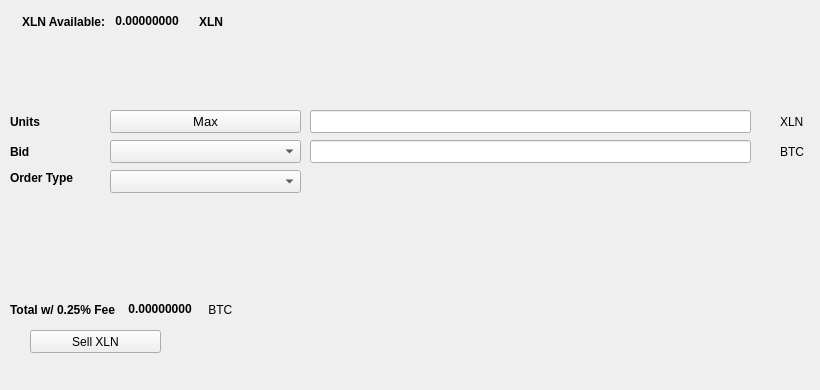
   <widget class="QWidget" name="SellTab">
    <attribute name="title">
     <string>Sell</string>
    </attribute>
    <widget class="QLabel" name="label_16">
     <property name="geometry">
      <rect>
       <x>780</x>
       <y>140</y>
       <width>31</width>
       <height>23</height>
      </rect>
     </property>
     <property name="text">
      <string>BTC</string>
     </property>
    </widget>
    <widget class="QComboBox" name="SellBidcomboBox">
     <property name="geometry">
      <rect>
       <x>110</x>
       <y>140</y>
       <width>191</width>
       <height>23</height>
      </rect>
     </property>
     <property name="font">
      <font>
       <pointsize>10</pointsize>
      </font>
     </property>
    </widget>
    <widget class="QLabel" name="label_18">
     <property name="geometry">
      <rect>
       <x>10</x>
       <y>110</y>
       <width>46</width>
       <height>23</height>
      </rect>
     </property>
     <property name="font">
      <font>
       <weight>75</weight>
       <bold>true</bold>
      </font>
     </property>
     <property name="text">
      <string>Units</string>
     </property>
    </widget>
    <widget class="QPushButton" name="Sell_Max_Amount">
     <property name="geometry">
      <rect>
       <x>110</x>
       <y>110</y>
       <width>191</width>
       <height>23</height>
      </rect>
     </property>
     <property name="font">
      <font>
       <pointsize>10</pointsize>
      </font>
     </property>
     <property name="text">
      <string>Max</string>
     </property>
    </widget>
    <widget class="QLabel" name="label_20">
     <property name="geometry">
      <rect>
       <x>10</x>
       <y>170</y>
       <width>91</width>
       <height>16</height>
      </rect>
     </property>
     <property name="font">
      <font>
       <weight>75</weight>
       <bold>true</bold>
      </font>
     </property>
     <property name="text">
      <string>Order Type</string>
     </property>
    </widget>
    <widget class="QComboBox" name="SellOrdertypeCombo">
     <property name="geometry">
      <rect>
       <x>110</x>
       <y>170</y>
       <width>191</width>
       <height>23</height>
      </rect>
     </property>
     <property name="font">
      <font>
       <pointsize>10</pointsize>
      </font>
     </property>
    </widget>
    <widget class="QLabel" name="label_21">
     <property name="geometry">
      <rect>
       <x>10</x>
       <y>140</y>
       <width>46</width>
       <height>23</height>
      </rect>
     </property>
     <property name="font">
      <font>
       <weight>75</weight>
       <bold>true</bold>
      </font>
     </property>
     <property name="text">
      <string>Bid</string>
     </property>
    </widget>
    <widget class="QLabel" name="label_22">
     <property name="geometry">
      <rect>
       <x>780</x>
       <y>110</y>
       <width>31</width>
       <height>23</height>
      </rect>
     </property>
     <property name="text">
      <string>XLN</string>
     </property>
    </widget>
    <widget class="QLineEdit" name="UnitsInputXLN">
     <property name="geometry">
      <rect>
       <x>310</x>
       <y>110</y>
       <width>441</width>
       <height>23</height>
      </rect>
     </property>
     <property name="font">
      <font>
       <pointsize>9</pointsize>
       <weight>75</weight>
       <bold>true</bold>
      </font>
     </property>
    </widget>
    <widget class="QLineEdit" name="SellBidPriceEdit">
     <property name="geometry">
      <rect>
       <x>310</x>
       <y>140</y>
       <width>441</width>
       <height>23</height>
      </rect>
     </property>
     <property name="font">
      <font>
       <pointsize>9</pointsize>
       <weight>75</weight>
       <bold>true</bold>
      </font>
     </property>
    </widget>
    <widget class="QPushButton" name="SellXLNBTN">
     <property name="geometry">
      <rect>
       <x>30</x>
       <y>330</y>
       <width>131</width>
       <height>23</height>
      </rect>
     </property>
     <property name="text">
      <string>Sell XLN</string>
     </property>
     <property name="icon">
      <iconset resource="../lunarium">
       <normaloff>:/icons/bitcoin</normaloff>:/icons/bitcoin</iconset>
     </property>
    </widget>
    <widget class="QWidget" name="layoutWidget3">
     <property name="geometry">
      <rect>
       <x>22</x>
       <y>12</y>
       <width>258</width>
       <height>19</height>
      </rect>
     </property>
     <layout class="QHBoxLayout" name="horizontalLayout">
      <item>
       <widget class="QLabel" name="label232_2">
        <property name="font">
         <font>
          <weight>75</weight>
          <bold>true</bold>
         </font>
        </property>
        <property name="text">
         <string>XLN Available:</string>
        </property>
       </widget>
      </item>
      <item>
       <widget class="QLabel" name="XLNAvailableLabel">
        <property name="palette">
         <palette>
          <active>
           <colorrole role="WindowText">
            <brush brushstyle="SolidPattern">
             <color alpha="255">
              <red>0</red>
              <green>0</green>
              <blue>0</blue>
             </color>
            </brush>
           </colorrole>
           <colorrole role="Button">
            <brush brushstyle="SolidPattern">
             <color alpha="255">
              <red>0</red>
              <green>170</green>
              <blue>0</blue>
             </color>
            </brush>
           </colorrole>
           <colorrole role="Light">
            <brush brushstyle="SolidPattern">
             <color alpha="255">
              <red>0</red>
              <green>255</green>
              <blue>0</blue>
             </color>
            </brush>
           </colorrole>
           <colorrole role="Midlight">
            <brush brushstyle="SolidPattern">
             <color alpha="255">
              <red>0</red>
              <green>212</green>
              <blue>0</blue>
             </color>
            </brush>
           </colorrole>
           <colorrole role="Dark">
            <brush brushstyle="SolidPattern">
             <color alpha="255">
              <red>0</red>
              <green>85</green>
              <blue>0</blue>
             </color>
            </brush>
           </colorrole>
           <colorrole role="Mid">
            <brush brushstyle="SolidPattern">
             <color alpha="255">
              <red>0</red>
              <green>113</green>
              <blue>0</blue>
             </color>
            </brush>
           </colorrole>
           <colorrole role="Text">
            <brush brushstyle="SolidPattern">
             <color alpha="255">
              <red>0</red>
              <green>170</green>
              <blue>0</blue>
             </color>
            </brush>
           </colorrole>
           <colorrole role="BrightText">
            <brush brushstyle="SolidPattern">
             <color alpha="255">
              <red>255</red>
              <green>255</green>
              <blue>255</blue>
             </color>
            </brush>
           </colorrole>
           <colorrole role="ButtonText">
            <brush brushstyle="SolidPattern">
             <color alpha="255">
              <red>0</red>
              <green>0</green>
              <blue>0</blue>
             </color>
            </brush>
           </colorrole>
           <colorrole role="Base">
            <brush brushstyle="SolidPattern">
             <color alpha="255">
              <red>255</red>
              <green>255</green>
              <blue>255</blue>
             </color>
            </brush>
           </colorrole>
           <colorrole role="Window">
            <brush brushstyle="SolidPattern">
             <color alpha="255">
              <red>0</red>
              <green>170</green>
              <blue>0</blue>
             </color>
            </brush>
           </colorrole>
           <colorrole role="Shadow">
            <brush brushstyle="SolidPattern">
             <color alpha="255">
              <red>0</red>
              <green>0</green>
              <blue>0</blue>
             </color>
            </brush>
           </colorrole>
           <colorrole role="AlternateBase">
            <brush brushstyle="SolidPattern">
             <color alpha="255">
              <red>127</red>
              <green>212</green>
              <blue>127</blue>
             </color>
            </brush>
           </colorrole>
           <colorrole role="ToolTipBase">
            <brush brushstyle="SolidPattern">
             <color alpha="255">
              <red>255</red>
              <green>255</green>
              <blue>220</blue>
             </color>
            </brush>
           </colorrole>
           <colorrole role="ToolTipText">
            <brush brushstyle="SolidPattern">
             <color alpha="255">
              <red>0</red>
              <green>0</green>
              <blue>0</blue>
             </color>
            </brush>
           </colorrole>
          </active>
          <inactive>
           <colorrole role="WindowText">
            <brush brushstyle="SolidPattern">
             <color alpha="255">
              <red>0</red>
              <green>0</green>
              <blue>0</blue>
             </color>
            </brush>
           </colorrole>
           <colorrole role="Button">
            <brush brushstyle="SolidPattern">
             <color alpha="255">
              <red>0</red>
              <green>170</green>
              <blue>0</blue>
             </color>
            </brush>
           </colorrole>
           <colorrole role="Light">
            <brush brushstyle="SolidPattern">
             <color alpha="255">
              <red>0</red>
              <green>255</green>
              <blue>0</blue>
             </color>
            </brush>
           </colorrole>
           <colorrole role="Midlight">
            <brush brushstyle="SolidPattern">
             <color alpha="255">
              <red>0</red>
              <green>212</green>
              <blue>0</blue>
             </color>
            </brush>
           </colorrole>
           <colorrole role="Dark">
            <brush brushstyle="SolidPattern">
             <color alpha="255">
              <red>0</red>
              <green>85</green>
              <blue>0</blue>
             </color>
            </brush>
           </colorrole>
           <colorrole role="Mid">
            <brush brushstyle="SolidPattern">
             <color alpha="255">
              <red>0</red>
              <green>113</green>
              <blue>0</blue>
             </color>
            </brush>
           </colorrole>
           <colorrole role="Text">
            <brush brushstyle="SolidPattern">
             <color alpha="255">
              <red>0</red>
              <green>170</green>
              <blue>0</blue>
             </color>
            </brush>
           </colorrole>
           <colorrole role="BrightText">
            <brush brushstyle="SolidPattern">
             <color alpha="255">
              <red>255</red>
              <green>255</green>
              <blue>255</blue>
             </color>
            </brush>
           </colorrole>
           <colorrole role="ButtonText">
            <brush brushstyle="SolidPattern">
             <color alpha="255">
              <red>0</red>
              <green>0</green>
              <blue>0</blue>
             </color>
            </brush>
           </colorrole>
           <colorrole role="Base">
            <brush brushstyle="SolidPattern">
             <color alpha="255">
              <red>255</red>
              <green>255</green>
              <blue>255</blue>
             </color>
            </brush>
           </colorrole>
           <colorrole role="Window">
            <brush brushstyle="SolidPattern">
             <color alpha="255">
              <red>0</red>
              <green>170</green>
              <blue>0</blue>
             </color>
            </brush>
           </colorrole>
           <colorrole role="Shadow">
            <brush brushstyle="SolidPattern">
             <color alpha="255">
              <red>0</red>
              <green>0</green>
              <blue>0</blue>
             </color>
            </brush>
           </colorrole>
           <colorrole role="AlternateBase">
            <brush brushstyle="SolidPattern">
             <color alpha="255">
              <red>127</red>
              <green>212</green>
              <blue>127</blue>
             </color>
            </brush>
           </colorrole>
           <colorrole role="ToolTipBase">
            <brush brushstyle="SolidPattern">
             <color alpha="255">
              <red>255</red>
              <green>255</green>
              <blue>220</blue>
             </color>
            </brush>
           </colorrole>
           <colorrole role="ToolTipText">
            <brush brushstyle="SolidPattern">
             <color alpha="255">
              <red>0</red>
              <green>0</green>
              <blue>0</blue>
             </color>
            </brush>
           </colorrole>
          </inactive>
          <disabled>
           <colorrole role="WindowText">
            <brush brushstyle="SolidPattern">
             <color alpha="255">
              <red>0</red>
              <green>85</green>
              <blue>0</blue>
             </color>
            </brush>
           </colorrole>
           <colorrole role="Button">
            <brush brushstyle="SolidPattern">
             <color alpha="255">
              <red>0</red>
              <green>170</green>
              <blue>0</blue>
             </color>
            </brush>
           </colorrole>
           <colorrole role="Light">
            <brush brushstyle="SolidPattern">
             <color alpha="255">
              <red>0</red>
              <green>255</green>
              <blue>0</blue>
             </color>
            </brush>
           </colorrole>
           <colorrole role="Midlight">
            <brush brushstyle="SolidPattern">
             <color alpha="255">
              <red>0</red>
              <green>212</green>
              <blue>0</blue>
             </color>
            </brush>
           </colorrole>
           <colorrole role="Dark">
            <brush brushstyle="SolidPattern">
             <color alpha="255">
              <red>0</red>
              <green>85</green>
              <blue>0</blue>
             </color>
            </brush>
           </colorrole>
           <colorrole role="Mid">
            <brush brushstyle="SolidPattern">
             <color alpha="255">
              <red>0</red>
              <green>113</green>
              <blue>0</blue>
             </color>
            </brush>
           </colorrole>
           <colorrole role="Text">
            <brush brushstyle="SolidPattern">
             <color alpha="255">
              <red>0</red>
              <green>85</green>
              <blue>0</blue>
             </color>
            </brush>
           </colorrole>
           <colorrole role="BrightText">
            <brush brushstyle="SolidPattern">
             <color alpha="255">
              <red>255</red>
              <green>255</green>
              <blue>255</blue>
             </color>
            </brush>
           </colorrole>
           <colorrole role="ButtonText">
            <brush brushstyle="SolidPattern">
             <color alpha="255">
              <red>0</red>
              <green>85</green>
              <blue>0</blue>
             </color>
            </brush>
           </colorrole>
           <colorrole role="Base">
            <brush brushstyle="SolidPattern">
             <color alpha="255">
              <red>0</red>
              <green>170</green>
              <blue>0</blue>
             </color>
            </brush>
           </colorrole>
           <colorrole role="Window">
            <brush brushstyle="SolidPattern">
             <color alpha="255">
              <red>0</red>
              <green>170</green>
              <blue>0</blue>
             </color>
            </brush>
           </colorrole>
           <colorrole role="Shadow">
            <brush brushstyle="SolidPattern">
             <color alpha="255">
              <red>0</red>
              <green>0</green>
              <blue>0</blue>
             </color>
            </brush>
           </colorrole>
           <colorrole role="AlternateBase">
            <brush brushstyle="SolidPattern">
             <color alpha="255">
              <red>0</red>
              <green>170</green>
              <blue>0</blue>
             </color>
            </brush>
           </colorrole>
           <colorrole role="ToolTipBase">
            <brush brushstyle="SolidPattern">
             <color alpha="255">
              <red>255</red>
              <green>255</green>
              <blue>220</blue>
             </color>
            </brush>
           </colorrole>
           <colorrole role="ToolTipText">
            <brush brushstyle="SolidPattern">
             <color alpha="255">
              <red>0</red>
              <green>0</green>
              <blue>0</blue>
             </color>
            </brush>
           </colorrole>
          </disabled>
         </palette>
        </property>
        <property name="font">
         <font>
          <weight>75</weight>
          <bold>true</bold>
         </font>
        </property>
        <property name="text">
         <string> 0.00000000 </string>
        </property>
        <property name="textInteractionFlags">
         <set>Qt::LinksAccessibleByMouse|Qt::TextSelectableByKeyboard|Qt::TextSelectableByMouse</set>
        </property>
       </widget>
      </item>
      <item>
       <widget class="QLabel" name="labelXLN">
        <property name="font">
         <font>
          <weight>75</weight>
          <bold>true</bold>
         </font>
        </property>
        <property name="text">
         <string>XLN</string>
        </property>
       </widget>
      </item>
     </layout>
    </widget>
    <widget class="QWidget" name="layoutWidget">
     <property name="geometry">
      <rect>
       <x>10</x>
       <y>300</y>
       <width>268</width>
       <height>19</height>
      </rect>
     </property>
     <layout class="QHBoxLayout" name="horizontalLayout_2">
      <item>
       <widget class="QLabel" name="label_19">
        <property name="font">
         <font>
          <weight>75</weight>
          <bold>true</bold>
         </font>
        </property>
        <property name="text">
         <string>Total w/ 0.25% Fee </string>
        </property>
       </widget>
      </item>
      <item>
       <widget class="QLabel" name="SellCostLabel">
        <property name="palette">
         <palette>
          <active>
           <colorrole role="WindowText">
            <brush brushstyle="SolidPattern">
             <color alpha="255">
              <red>0</red>
              <green>0</green>
              <blue>0</blue>
             </color>
            </brush>
           </colorrole>
           <colorrole role="Button">
            <brush brushstyle="SolidPattern">
             <color alpha="255">
              <red>0</red>
              <green>170</green>
              <blue>0</blue>
             </color>
            </brush>
           </colorrole>
           <colorrole role="Light">
            <brush brushstyle="SolidPattern">
             <color alpha="255">
              <red>0</red>
              <green>255</green>
              <blue>0</blue>
             </color>
            </brush>
           </colorrole>
           <colorrole role="Midlight">
            <brush brushstyle="SolidPattern">
             <color alpha="255">
              <red>0</red>
              <green>212</green>
              <blue>0</blue>
             </color>
            </brush>
           </colorrole>
           <colorrole role="Dark">
            <brush brushstyle="SolidPattern">
             <color alpha="255">
              <red>0</red>
              <green>85</green>
              <blue>0</blue>
             </color>
            </brush>
           </colorrole>
           <colorrole role="Mid">
            <brush brushstyle="SolidPattern">
             <color alpha="255">
              <red>0</red>
              <green>113</green>
              <blue>0</blue>
             </color>
            </brush>
           </colorrole>
           <colorrole role="Text">
            <brush brushstyle="SolidPattern">
             <color alpha="255">
              <red>0</red>
              <green>170</green>
              <blue>0</blue>
             </color>
            </brush>
           </colorrole>
           <colorrole role="BrightText">
            <brush brushstyle="SolidPattern">
             <color alpha="255">
              <red>255</red>
              <green>255</green>
              <blue>255</blue>
             </color>
            </brush>
           </colorrole>
           <colorrole role="ButtonText">
            <brush brushstyle="SolidPattern">
             <color alpha="255">
              <red>0</red>
              <green>0</green>
              <blue>0</blue>
             </color>
            </brush>
           </colorrole>
           <colorrole role="Base">
            <brush brushstyle="SolidPattern">
             <color alpha="255">
              <red>255</red>
              <green>255</green>
              <blue>255</blue>
             </color>
            </brush>
           </colorrole>
           <colorrole role="Window">
            <brush brushstyle="SolidPattern">
             <color alpha="255">
              <red>0</red>
              <green>170</green>
              <blue>0</blue>
             </color>
            </brush>
           </colorrole>
           <colorrole role="Shadow">
            <brush brushstyle="SolidPattern">
             <color alpha="255">
              <red>0</red>
              <green>0</green>
              <blue>0</blue>
             </color>
            </brush>
           </colorrole>
           <colorrole role="AlternateBase">
            <brush brushstyle="SolidPattern">
             <color alpha="255">
              <red>127</red>
              <green>212</green>
              <blue>127</blue>
             </color>
            </brush>
           </colorrole>
           <colorrole role="ToolTipBase">
            <brush brushstyle="SolidPattern">
             <color alpha="255">
              <red>255</red>
              <green>255</green>
              <blue>220</blue>
             </color>
            </brush>
           </colorrole>
           <colorrole role="ToolTipText">
            <brush brushstyle="SolidPattern">
             <color alpha="255">
              <red>0</red>
              <green>0</green>
              <blue>0</blue>
             </color>
            </brush>
           </colorrole>
          </active>
          <inactive>
           <colorrole role="WindowText">
            <brush brushstyle="SolidPattern">
             <color alpha="255">
              <red>0</red>
              <green>0</green>
              <blue>0</blue>
             </color>
            </brush>
           </colorrole>
           <colorrole role="Button">
            <brush brushstyle="SolidPattern">
             <color alpha="255">
              <red>0</red>
              <green>170</green>
              <blue>0</blue>
             </color>
            </brush>
           </colorrole>
           <colorrole role="Light">
            <brush brushstyle="SolidPattern">
             <color alpha="255">
              <red>0</red>
              <green>255</green>
              <blue>0</blue>
             </color>
            </brush>
           </colorrole>
           <colorrole role="Midlight">
            <brush brushstyle="SolidPattern">
             <color alpha="255">
              <red>0</red>
              <green>212</green>
              <blue>0</blue>
             </color>
            </brush>
           </colorrole>
           <colorrole role="Dark">
            <brush brushstyle="SolidPattern">
             <color alpha="255">
              <red>0</red>
              <green>85</green>
              <blue>0</blue>
             </color>
            </brush>
           </colorrole>
           <colorrole role="Mid">
            <brush brushstyle="SolidPattern">
             <color alpha="255">
              <red>0</red>
              <green>113</green>
              <blue>0</blue>
             </color>
            </brush>
           </colorrole>
           <colorrole role="Text">
            <brush brushstyle="SolidPattern">
             <color alpha="255">
              <red>0</red>
              <green>170</green>
              <blue>0</blue>
             </color>
            </brush>
           </colorrole>
           <colorrole role="BrightText">
            <brush brushstyle="SolidPattern">
             <color alpha="255">
              <red>255</red>
              <green>255</green>
              <blue>255</blue>
             </color>
            </brush>
           </colorrole>
           <colorrole role="ButtonText">
            <brush brushstyle="SolidPattern">
             <color alpha="255">
              <red>0</red>
              <green>0</green>
              <blue>0</blue>
             </color>
            </brush>
           </colorrole>
           <colorrole role="Base">
            <brush brushstyle="SolidPattern">
             <color alpha="255">
              <red>255</red>
              <green>255</green>
              <blue>255</blue>
             </color>
            </brush>
           </colorrole>
           <colorrole role="Window">
            <brush brushstyle="SolidPattern">
             <color alpha="255">
              <red>0</red>
              <green>170</green>
              <blue>0</blue>
             </color>
            </brush>
           </colorrole>
           <colorrole role="Shadow">
            <brush brushstyle="SolidPattern">
             <color alpha="255">
              <red>0</red>
              <green>0</green>
              <blue>0</blue>
             </color>
            </brush>
           </colorrole>
           <colorrole role="AlternateBase">
            <brush brushstyle="SolidPattern">
             <color alpha="255">
              <red>127</red>
              <green>212</green>
              <blue>127</blue>
             </color>
            </brush>
           </colorrole>
           <colorrole role="ToolTipBase">
            <brush brushstyle="SolidPattern">
             <color alpha="255">
              <red>255</red>
              <green>255</green>
              <blue>220</blue>
             </color>
            </brush>
           </colorrole>
           <colorrole role="ToolTipText">
            <brush brushstyle="SolidPattern">
             <color alpha="255">
              <red>0</red>
              <green>0</green>
              <blue>0</blue>
             </color>
            </brush>
           </colorrole>
          </inactive>
          <disabled>
           <colorrole role="WindowText">
            <brush brushstyle="SolidPattern">
             <color alpha="255">
              <red>0</red>
              <green>85</green>
              <blue>0</blue>
             </color>
            </brush>
           </colorrole>
           <colorrole role="Button">
            <brush brushstyle="SolidPattern">
             <color alpha="255">
              <red>0</red>
              <green>170</green>
              <blue>0</blue>
             </color>
            </brush>
           </colorrole>
           <colorrole role="Light">
            <brush brushstyle="SolidPattern">
             <color alpha="255">
              <red>0</red>
              <green>255</green>
              <blue>0</blue>
             </color>
            </brush>
           </colorrole>
           <colorrole role="Midlight">
            <brush brushstyle="SolidPattern">
             <color alpha="255">
              <red>0</red>
              <green>212</green>
              <blue>0</blue>
             </color>
            </brush>
           </colorrole>
           <colorrole role="Dark">
            <brush brushstyle="SolidPattern">
             <color alpha="255">
              <red>0</red>
              <green>85</green>
              <blue>0</blue>
             </color>
            </brush>
           </colorrole>
           <colorrole role="Mid">
            <brush brushstyle="SolidPattern">
             <color alpha="255">
              <red>0</red>
              <green>113</green>
              <blue>0</blue>
             </color>
            </brush>
           </colorrole>
           <colorrole role="Text">
            <brush brushstyle="SolidPattern">
             <color alpha="255">
              <red>0</red>
              <green>85</green>
              <blue>0</blue>
             </color>
            </brush>
           </colorrole>
           <colorrole role="BrightText">
            <brush brushstyle="SolidPattern">
             <color alpha="255">
              <red>255</red>
              <green>255</green>
              <blue>255</blue>
             </color>
            </brush>
           </colorrole>
           <colorrole role="ButtonText">
            <brush brushstyle="SolidPattern">
             <color alpha="255">
              <red>0</red>
              <green>85</green>
              <blue>0</blue>
             </color>
            </brush>
           </colorrole>
           <colorrole role="Base">
            <brush brushstyle="SolidPattern">
             <color alpha="255">
              <red>0</red>
              <green>170</green>
              <blue>0</blue>
             </color>
            </brush>
           </colorrole>
           <colorrole role="Window">
            <brush brushstyle="SolidPattern">
             <color alpha="255">
              <red>0</red>
              <green>170</green>
              <blue>0</blue>
             </color>
            </brush>
           </colorrole>
           <colorrole role="Shadow">
            <brush brushstyle="SolidPattern">
             <color alpha="255">
              <red>0</red>
              <green>0</green>
              <blue>0</blue>
             </color>
            </brush>
           </colorrole>
           <colorrole role="AlternateBase">
            <brush brushstyle="SolidPattern">
             <color alpha="255">
              <red>0</red>
              <green>170</green>
              <blue>0</blue>
             </color>
            </brush>
           </colorrole>
           <colorrole role="ToolTipBase">
            <brush brushstyle="SolidPattern">
             <color alpha="255">
              <red>255</red>
              <green>255</green>
              <blue>220</blue>
             </color>
            </brush>
           </colorrole>
           <colorrole role="ToolTipText">
            <brush brushstyle="SolidPattern">
             <color alpha="255">
              <red>0</red>
              <green>0</green>
              <blue>0</blue>
             </color>
            </brush>
           </colorrole>
          </disabled>
         </palette>
        </property>
        <property name="font">
         <font>
          <weight>75</weight>
          <bold>true</bold>
         </font>
        </property>
        <property name="autoFillBackground">
         <bool>false</bool>
        </property>
        <property name="text">
         <string> 0.00000000</string>
        </property>
        <property name="textInteractionFlags">
         <set>Qt::LinksAccessibleByMouse|Qt::TextSelectableByMouse</set>
        </property>
       </widget>
      </item>
      <item>
       <widget class="QLabel" name="label_17">
        <property name="font">
         <font>
          <weight>50</weight>
          <bold>false</bold>
         </font>
        </property>
        <property name="text">
         <string> BTC</string>
        </property>
       </widget>
      </item>
     </layout>
    </widget>
    <widget class="QLabel" name="label_23">
     <property name="geometry">
      <rect>
       <x>460</x>
       <y>300</y>
       <width>281</width>
       <height>81</height>
      </rect>
     </property>
     <property name="text">
      <string/>
     </property>
     <property name="pixmap">
      <pixmap>:/images/bittrex</pixmap>
     </property>
    </widget>
   </widget>
